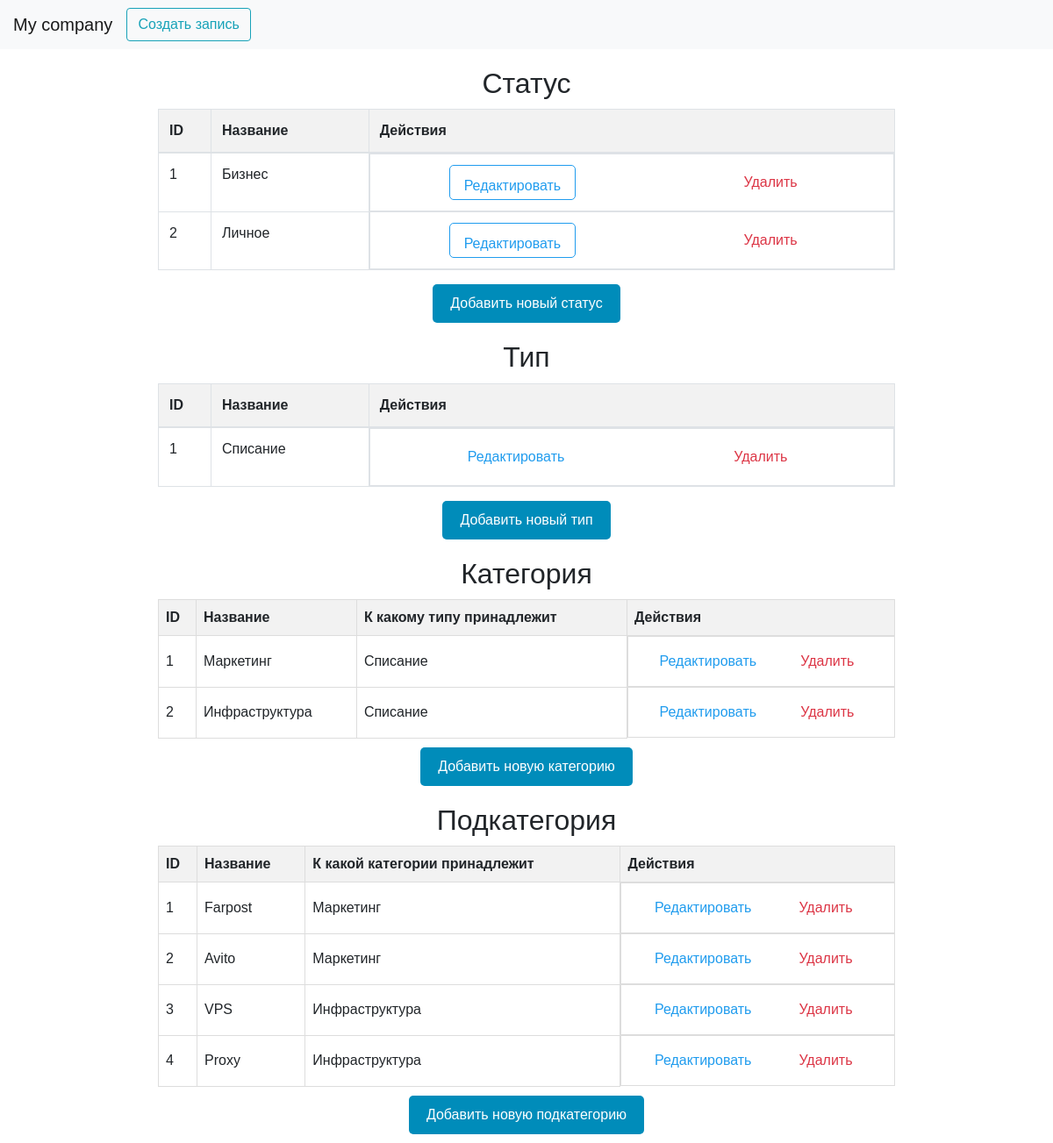
The app's page /guide/, older data.
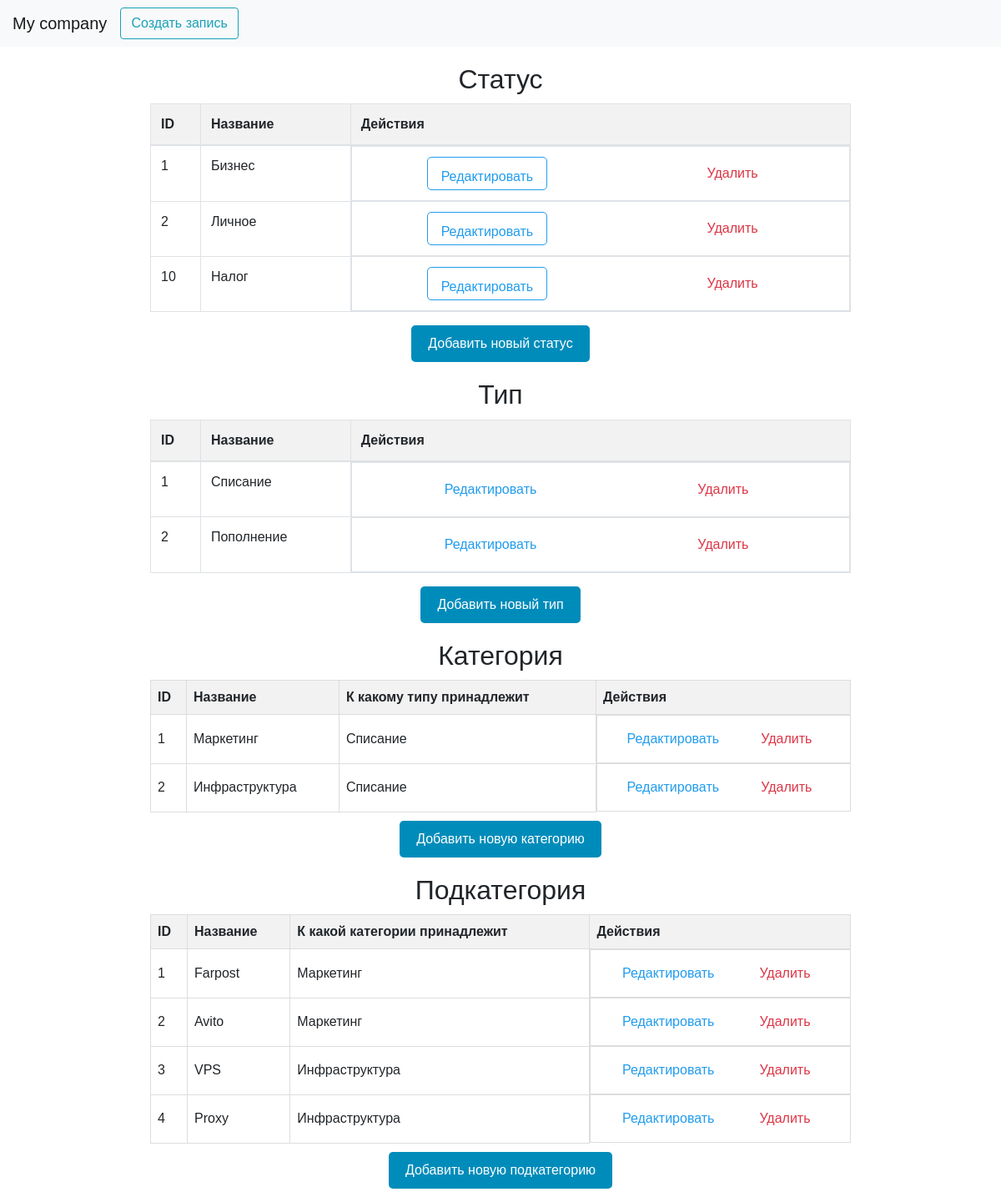
The same page, newer data.
### ddsBD/models.py (models this page shows, shortened)
class Status(models.Model):
    name=models.CharField(max_length=128,unique=True, verbose_name="Название статуса")
    class Meta:
        verbose_name='Статус'
        verbose_name_plural='Статусы'

class Type(models.Model):
    name = models.CharField(max_length=128, unique= True, verbose_name="Название типа")
    class Meta:
        verbose_name = 'Тип'
        verbose_name_plural = 'Типы'
    def __str__(self):
        return self.name

class Category(models.Model):
    name=models.CharField(max_length=128, unique=True, verbose_name="Название категории")
    typedds=models.ForeignKey(Type, on_delete=models.CASCADE, verbose_name="К какому типу привязана")
    class Meta:
        verbose_name = 'Категория'
        verbose_name_plural = 'Категории'
    def __str__(self):
        return self.name

class SubCategory(models.Model):
    name=models.CharField(max_length=128, verbose_name="Название подкатегории")
    category=models.ForeignKey(Category, on_delete=models.CASCADE, verbose_name="К какой категории относится")
    class Meta:
        verbose_name='Подкатегория'
        verbose_name_plural = 'Подкатегории'

### ddsBD/views.py (the view)
# urls.py: path('guide/',guide,name='guide'),
def guide(request):
    status_data = Status.objects.all()
    type_data = Type.objects.all()
    category_data = Category.objects.all()
    subcategory_data = SubCategory.objects.all()
    context = {
        'status_data': status_data,
        'type_data': type_data,
        'category_data': category_data,
        'subcategory_data': subcategory_data,
    }
    return render(request,'guide.html',context)

### ddsBD/templates/guide.html (shortened to what this page needs)
{% load static %}
<!DOCTYPE html>
<html lang="en">
<head>
    <link rel="stylesheet" href="https://stackpath.bootstrapcdn.com/bootstrap/4.5.2/css/bootstrap.min.css">
    <link rel="stylesheet" href="{% static 'css/guide.css'%}">
</head>
<body>
    <nav class="navbar navbar-expand-lg navbar-light bg-light">
        <a class="navbar-brand" href="{% url 'index' %}">My company</a>
        <div class="collapse navbar-collapse justify-content-start" id="navbarNav">
            <a href="{% url 'create'%}" class="btn btn-outline-info mr-2" role="button">Создать запись</a>
        </div>
    </nav>
<h2>Статус</h2>
<table id="statusTable" class="table table-bordered">
    <thead>
        <tr>
            <th>ID</th>
            <th>Название</th>
            <th>Действия</th>
        </tr>
    </thead>
    <tbody>
        {% for status in status_data %}
        <tr data-status-id="{{ status.id }}">
            <td>{{status.id}}</td>
            <td class="status-name">{{status.name}}</td>
            <td class="button-container">
                <a href="#" class="btn btn-outline-info mr-2 edit-button" role="button">Редактировать</a>
                <button class="btn btn-outline-danger ml-2 delete-button">Удалить</button>
            </td>
        </tr>
        {% endfor %}
    </tbody>
</table>
<button class="add-status-button">Добавить новый статус</button>
    <h2>Тип</h2>
    <table id="typeTable" class="table table-bordered">
        <thead>
            <tr>
                <th>ID</th>
                <th>Название</th>
                <th>Действия</th>
            </tr>
        </thead>
        <tbody>
            {% for typedds in type_data%}
            <tr data-type-id="{{ typedds.id }}">
                <td>{{typedds.id}}</td>
                <td class="type-name">{{typedds.name}}</td>
                <td class="button-container">
                    <button class="btn btn-outline-info mr-2 edit-button">Редактировать</button>
                    <button class="btn btn-outline-danger ml-2 delete-type-button">Удалить</button>
                </td>
            </tr>
            {% endfor %}
        </tbody>
    </table>
    <button class="add-type-button">Добавить новый тип</button>
<h2>Категория</h2>
    <table id="category-table-body">
        <thead>
            <tr>
                <th>ID</th>
                <th>Название</th>
                <th>К какому типу принадлежит</th>
                <th>Действия</th>
            </tr>
        </thead>
        <tbody>
            {% for category in category_data %}
            <tr data-id="{{ category.id }}">
                <td>{{ category.id }}</td>
                <td class="name-column">{{ category.name }}</td>
                <td class="type-column">{{ category.typedds }}</td>
                <td class="button-container">
                    <button class="btn btn-outline-info mr-2 edit-button">Редактировать</button>
                    <button class="btn btn-outline-danger ml-2 delete-category-button">Удалить</button>
                </td>
            </tr>
            {% endfor %}
        </tbody>
    </table>
    <button class="add-category-button">Добавить новую категорию</button>
    <h2>Подкатегория</h2>
    <table id="subcategory-table-body">
        <thead>
            <tr>
                <th>ID</th>
                <th>Название</th>
                <th>К какой категории принадлежит</th>
                <th>Действия</th>
            </tr>
        </thead>
        <tbody>
            {% for subcategory in subcategory_data%}
            <tr data-id="{{ subcategory.id }}">
                <td>{{subcategory.id}}</td>
                <td class="name-column">{{ subcategory.name }}</td>
                <td class="category-column">{{ subcategory.category }}</td>
                <td class="button-container">
                    <button class="btn btn-outline-info mr-2 edit-button">Редактировать</button>
                    <button class="btn btn-outline-danger ml-2 delete-subcategory-button">Удалить</button>
                </td>
            </tr>
            {% endfor %}
        </tbody>
    </table>
    <button class="add-subcategory-button">Добавить новую подкатегорию</button>
</body>
</html>

### static/css/guide.css (style rules this page uses)
body { font-family: sans-serif; margin: 0; }
.navbar { margin-bottom: 20px; padding-left: 15px; padding-right: 15px; }
h2 { text-align: center; margin-bottom: 10px; margin-top: 20px; }
table { width: 70%; margin: 0 auto; border-collapse: collapse; margin-bottom: 10px; }
th, td { border: 1px solid #ddd; padding: 8px; text-align: left; }
th { background-color: #f2f2f2; }
#statusTable { table-layout: fixed; width: 70%; }
#statusTable th, #statusTable td { text-align: left; }
#statusTable th:first-child, #statusTable td:first-child { width: 10%; }
#statusTable th:nth-child(2), #statusTable td:nth-child(2) { width: 30%; }
#statusTable th:nth-child(3), #statusTable td:nth-child(3) { width: 100%; }
#statusTable td { white-space: nowrap; overflow: hidden; text-overflow: ellipsis; }
#typeTable { table-layout: fixed; width: 70%; }
#typeTable th, #typeTable td { text-align: left; }
#typeTable th:first-child, #typeTable td:first-child { width: 10%; }
#typeTable th:nth-child(2), #typeTable td:nth-child(2) { width: 30%; }
#typeTable th:nth-child(3), #typeTable td:nth-child(3) { width: 100%; }
#typeTable td { white-space: nowrap; overflow: hidden; text-overflow: ellipsis; }
.button-container { display: flex; justify-content: space-around; width: 100%; }
.button-container button { padding: 5px 10px; border: none; cursor: pointer; border-radius: 5px; width: 100px; }
.edit-button { border: 1px solid #209cee; border-radius: 5px; padding: 8px 16px; background-color: #fff; color: #209cee; text-decoration: none; transition: background-color 0.3s ease, color 0.3s ease; height: 40px; line-height: 30px; }
.add-category-button { background-color: #008CBA; color: white; padding: 10px 20px; border: none; cursor: pointer; border-radius: 5px; margin-top: 10px; display: block; margin-left: auto; margin-right: auto; width: fit-content; padding-bottom: 10px; }
.add-status-button { background-color: #008CBA; color: white; padding: 10px 20px; border: none; cursor: pointer; border-radius: 5px; margin-top: 10px; display: block; margin-left: auto; margin-right: auto; width: fit-content; padding-bottom: 10px; }
.add-type-button { background-color: #008CBA; color: white; padding: 10px 20px; border: none; cursor: pointer; border-radius: 5px; margin-top: 10px; display: block; margin-left: auto; margin-right: auto; width: fit-content; padding-bottom: 10px; }
.add-subcategory-button { background-color: #008CBA; color: white; padding: 10px 20px; border: none; cursor: pointer; border-radius: 5px; margin-top: 10px; display: block; margin-left: auto; margin-right: auto; width: fit-content; padding-bottom: 10px; margin-bottom: 10px; }

Row changes from the older to the newer data that the page shows:
added Status: id "10", name "Налог"
added Type: id "2", name "Пополнение"
